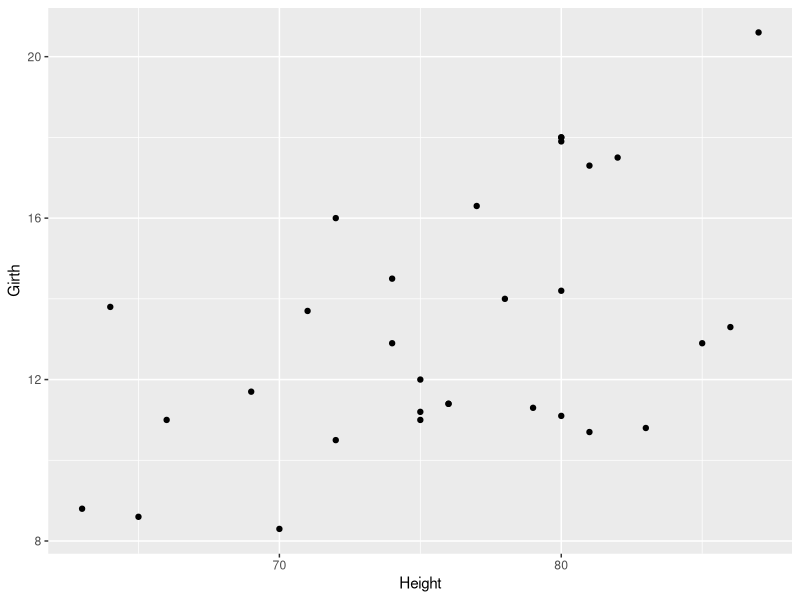
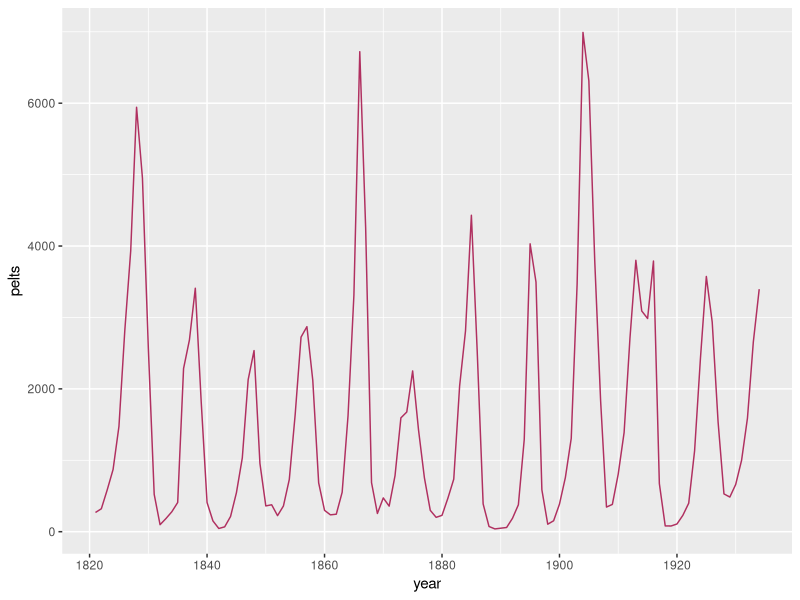
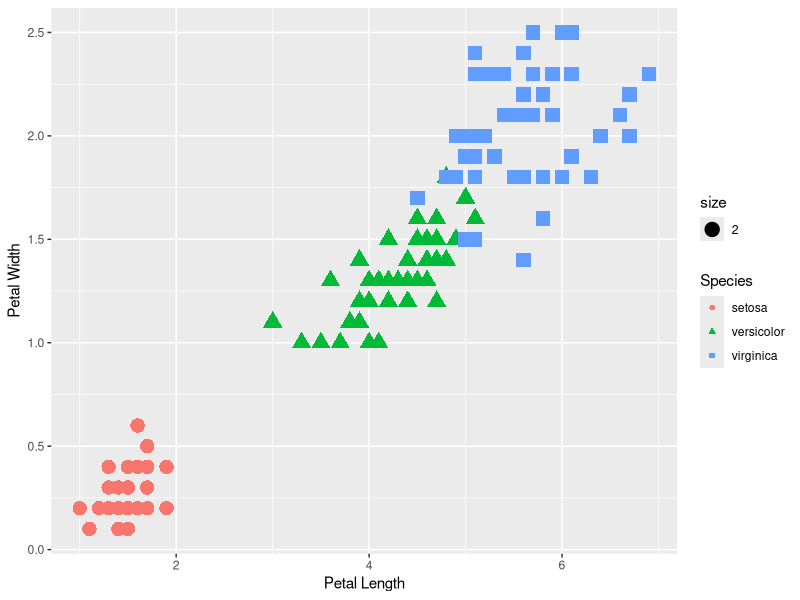

The R script that drew these images, in order:
## ---- chunk 1
library("tidyverse")
## ---- chunk 2
data(trees)
?trees
## ---- chunk 3
ggplot(data = trees, mapping = aes(x = Height, y =Girth)) +
geom_point()
## ---- chunk 4
data(lynx)
?lynx
## ---- chunk 5
year <- c(1821:1934)
year
## ---- chunk 6
class(lynx)
## ---- chunk 7
pelts =as.vector(lynx)
pelts
## ---- chunk 8
lynx_pelts <- data.frame(year, pelts)
lynx_pelts
## ---- chunk 9
ggplot(data=lynx_pelts) + 
  geom_line(mapping = aes(x = year, y = pelts),color="maroon")
## ---- chunk 10
data(iris)
?iris
## ---- chunk 11
ggplot(data = iris, mapping=aes(x = Petal.Length, y = Petal.Width)) + 
  geom_point(mapping = aes(color = Species, shape = Species, size=2)) +
  labs(x = "Petal Length", y = "Petal Width")
